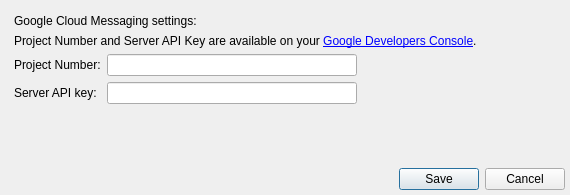
<?xml version="1.0" encoding="UTF-8"?>
<ui version="4.0">
 <class>GCMSettingsDlg</class>
 <widget class="QDialog" name="GCMSettingsDlg">
  <property name="geometry">
   <rect>
    <x>0</x>
    <y>0</y>
    <width>570</width>
    <height>195</height>
   </rect>
  </property>
  <property name="windowTitle">
   <string>Google Cloud Messaging configuration</string>
  </property>
  <layout class="QVBoxLayout" name="verticalLayout">
   <property name="spacing">
    <number>0</number>
   </property>
   <property name="leftMargin">
    <number>5</number>
   </property>
   <property name="topMargin">
    <number>5</number>
   </property>
   <property name="rightMargin">
    <number>5</number>
   </property>
   <property name="bottomMargin">
    <number>5</number>
   </property>
   <item>
    <widget class="QWidget" name="widget" native="true">
     <layout class="QVBoxLayout" name="verticalLayout_2">
      <item>
       <widget class="QLabel" name="label">
        <property name="text">
         <string>Google Cloud Messaging settings:</string>
        </property>
       </widget>
      </item>
      <item>
       <widget class="QLabel" name="label_4">
        <property name="text">
         <string>&lt;html&gt;&lt;head/&gt;&lt;body&gt;&lt;p&gt;Project Number and Server API Key are available on your &lt;a href=&quot;https://cloud.google.com/console/project&quot;&gt;&lt;span style=&quot; text-decoration: underline; color:#0000ff;&quot;&gt;Google Developers Console&lt;/span&gt;&lt;/a&gt;.&lt;/p&gt;&lt;/body&gt;&lt;/html&gt;</string>
        </property>
        <property name="openExternalLinks">
         <bool>true</bool>
        </property>
       </widget>
      </item>
      <item>
       <layout class="QFormLayout" name="formLayout">
        <property name="fieldGrowthPolicy">
         <enum>QFormLayout::FieldsStayAtSizeHint</enum>
        </property>
        <item row="0" column="0">
         <widget class="QLabel" name="label_2">
          <property name="text">
           <string>Project Number:</string>
          </property>
         </widget>
        </item>
        <item row="0" column="1">
         <widget class="QLineEdit" name="projectNumber">
          <property name="minimumSize">
           <size>
            <width>250</width>
            <height>0</height>
           </size>
          </property>
         </widget>
        </item>
        <item row="1" column="0">
         <widget class="QLabel" name="label_3">
          <property name="text">
           <string>Server API key:</string>
          </property>
         </widget>
        </item>
        <item row="1" column="1">
         <widget class="QLineEdit" name="apiKey">
          <property name="minimumSize">
           <size>
            <width>250</width>
            <height>0</height>
           </size>
          </property>
         </widget>
        </item>
       </layout>
      </item>
     </layout>
    </widget>
   </item>
   <item>
    <spacer name="verticalSpacer">
     <property name="orientation">
      <enum>Qt::Vertical</enum>
     </property>
     <property name="sizeHint" stdset="0">
      <size>
       <width>20</width>
       <height>40</height>
      </size>
     </property>
    </spacer>
   </item>
   <item>
    <layout class="QHBoxLayout" name="horizontalLayout" stretch="1,0,0">
     <property name="spacing">
      <number>7</number>
     </property>
     <item>
      <spacer name="horizontalSpacer">
       <property name="orientation">
        <enum>Qt::Horizontal</enum>
       </property>
       <property name="sizeHint" stdset="0">
        <size>
         <width>5</width>
         <height>20</height>
        </size>
       </property>
      </spacer>
     </item>
     <item>
      <widget class="CircularProgressIndicator" name="circularWidget" native="true">
       <property name="minimumSize">
        <size>
         <width>16</width>
         <height>16</height>
        </size>
       </property>
      </widget>
     </item>
     <item>
      <widget class="QDialogButtonBox" name="buttonBox">
       <property name="orientation">
        <enum>Qt::Horizontal</enum>
       </property>
       <property name="standardButtons">
        <set>QDialogButtonBox::Cancel|QDialogButtonBox::Save</set>
       </property>
      </widget>
     </item>
    </layout>
   </item>
  </layout>
 </widget>
 <customwidgets>
  <customwidget>
   <class>CircularProgressIndicator</class>
   <extends>QWidget</extends>
   <header>FileWaveGuiLib/circularprogressindicator.h</header>
   <container>1</container>
  </customwidget>
 </customwidgets>
 <resources/>
 <connections>
  <connection>
   <sender>buttonBox</sender>
   <signal>accepted()</signal>
   <receiver>GCMSettingsDlg</receiver>
   <slot>accept()</slot>
   <hints>
    <hint type="sourcelabel">
     <x>248</x>
     <y>254</y>
    </hint>
    <hint type="destinationlabel">
     <x>157</x>
     <y>274</y>
    </hint>
   </hints>
  </connection>
  <connection>
   <sender>buttonBox</sender>
   <signal>rejected()</signal>
   <receiver>GCMSettingsDlg</receiver>
   <slot>reject()</slot>
   <hints>
    <hint type="sourcelabel">
     <x>316</x>
     <y>260</y>
    </hint>
    <hint type="destinationlabel">
     <x>286</x>
     <y>274</y>
    </hint>
   </hints>
  </connection>
 </connections>
</ui>
